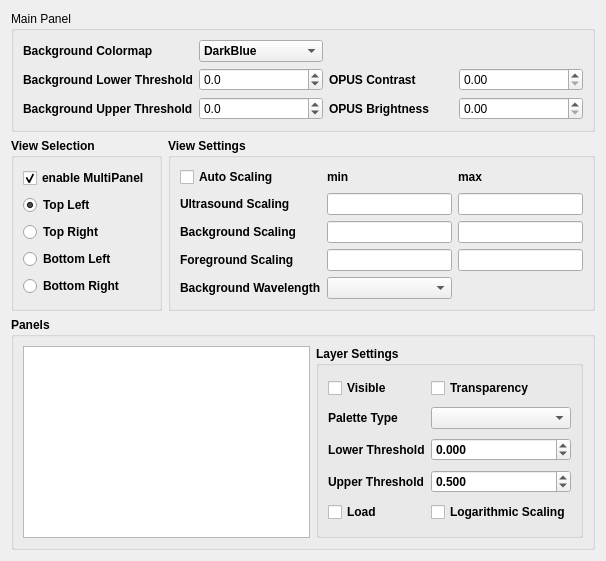
      <widget class="QWidget" name="tab_2">
       <attribute name="title">
        <string>Visualization</string>
       </attribute>
       <layout class="QGridLayout" name="gridLayout_11">
        <item row="2" column="0">
         <widget class="QGroupBox" name="groupBox_3">
          <property name="enabled">
           <bool>true</bool>
          </property>
          <property name="font">
           <font>
            <weight>75</weight>
            <bold>true</bold>
           </font>
          </property>
          <property name="title">
           <string>View Selection</string>
          </property>
          <layout class="QGridLayout" name="gridLayout_10">
           <item row="1" column="0">
            <widget class="QRadioButton" name="view1Button">
             <property name="enabled">
              <bool>true</bool>
             </property>
             <property name="font">
              <font>
               <weight>75</weight>
               <bold>true</bold>
              </font>
             </property>
             <property name="text">
              <string>Top Left</string>
             </property>
             <property name="checked">
              <bool>true</bool>
             </property>
             <attribute name="buttonGroup">
              <string notr="true">buttonGroup</string>
             </attribute>
            </widget>
           </item>
           <item row="3" column="0">
            <widget class="QRadioButton" name="view3Button">
             <property name="font">
              <font>
               <weight>75</weight>
               <bold>true</bold>
              </font>
             </property>
             <property name="text">
              <string>Bottom Left</string>
             </property>
             <attribute name="buttonGroup">
              <string notr="true">buttonGroup</string>
             </attribute>
            </widget>
           </item>
           <item row="2" column="0">
            <widget class="QRadioButton" name="view2Button">
             <property name="font">
              <font>
               <weight>75</weight>
               <bold>true</bold>
              </font>
             </property>
             <property name="text">
              <string>Top Right</string>
             </property>
             <attribute name="buttonGroup">
              <string notr="true">buttonGroup</string>
             </attribute>
            </widget>
           </item>
           <item row="4" column="0">
            <widget class="QRadioButton" name="view4Button">
             <property name="font">
              <font>
               <weight>75</weight>
               <bold>true</bold>
              </font>
             </property>
             <property name="text">
              <string>Bottom Right</string>
             </property>
             <attribute name="buttonGroup">
              <string notr="true">buttonGroup</string>
             </attribute>
            </widget>
           </item>
           <item row="0" column="0">
            <widget class="QCheckBox" name="enableMultiPanel">
             <property name="enabled">
              <bool>true</bool>
             </property>
             <property name="font">
              <font>
               <weight>75</weight>
               <bold>true</bold>
              </font>
             </property>
             <property name="text">
              <string>enable MultiPanel</string>
             </property>
             <property name="checked">
              <bool>true</bool>
             </property>
            </widget>
           </item>
          </layout>
         </widget>
        </item>
        <item row="2" column="1">
         <widget class="QGroupBox" name="groupBox">
          <property name="enabled">
           <bool>true</bool>
          </property>
          <property name="font">
           <font>
            <weight>75</weight>
            <bold>true</bold>
           </font>
          </property>
          <property name="title">
           <string>View Settings</string>
          </property>
          <layout class="QGridLayout" name="gridLayout_9">
           <item row="0" column="1">
            <widget class="QLabel" name="label_8">
             <property name="font">
              <font>
               <weight>75</weight>
               <bold>true</bold>
              </font>
             </property>
             <property name="text">
              <string>min</string>
             </property>
            </widget>
           </item>
           <item row="1" column="0">
            <widget class="QLabel" name="label_7">
             <property name="font">
              <font>
               <weight>75</weight>
               <bold>true</bold>
              </font>
             </property>
             <property name="text">
              <string>Ultrasound Scaling</string>
             </property>
            </widget>
           </item>
           <item row="0" column="0">
            <widget class="QCheckBox" name="autoScalingCheck">
             <property name="font">
              <font>
               <weight>75</weight>
               <bold>true</bold>
              </font>
             </property>
             <property name="text">
              <string>Auto Scaling</string>
             </property>
            </widget>
           </item>
           <item row="2" column="0">
            <widget class="QLabel" name="label_10">
             <property name="font">
              <font>
               <weight>75</weight>
               <bold>true</bold>
              </font>
             </property>
             <property name="text">
              <string>Background Scaling</string>
             </property>
            </widget>
           </item>
           <item row="2" column="2">
            <widget class="QLineEdit" name="bgmax">
             <property name="toolTip">
              <string>&lt;html&gt;&lt;head/&gt;&lt;body&gt;&lt;p&gt;&lt;span style=&quot; font-family:'Verdana,sans-serif'; font-size:12px; font-style:italic; color:#333333; background-color:#ffffdd;&quot;&gt;-1 = Minimum of Image&lt;/span&gt;&lt;/p&gt;&lt;p&gt;&lt;span style=&quot; font-family:'Verdana,sans-serif'; font-size:12px; font-style:italic; color:#333333; background-color:#ffffdd;&quot;&gt;1 = Maximum of Image&lt;/span&gt;&lt;/p&gt;&lt;p&gt;&lt;span style=&quot; font-family:'Verdana,sans-serif'; font-size:12px; font-style:italic; color:#333333; background-color:#ffffdd;&quot;&gt;0 = Scale from Zero,&lt;/span&gt;&lt;/p&gt;&lt;p&gt;&lt;span style=&quot; font-family:'Verdana,sans-serif'; font-size:12px; font-style:italic; color:#333333; background-color:#ffffdd;&quot;&gt;decimal value = Histogram Threshold&lt;/span&gt;&lt;/p&gt;&lt;/body&gt;&lt;/html&gt;</string>
             </property>
            </widget>
           </item>
           <item row="2" column="1">
            <widget class="QLineEdit" name="bgmin">
             <property name="toolTip">
              <string>&lt;html&gt;&lt;head/&gt;&lt;body&gt;&lt;p&gt;&lt;span style=&quot; font-family:'Verdana,sans-serif'; font-size:12px; font-style:italic; color:#333333; background-color:#ffffdd;&quot;&gt;-1 = Minimum of Image&lt;/span&gt;&lt;/p&gt;&lt;p&gt;&lt;span style=&quot; font-family:'Verdana,sans-serif'; font-size:12px; font-style:italic; color:#333333; background-color:#ffffdd;&quot;&gt;1 = Maximum of Image&lt;/span&gt;&lt;/p&gt;&lt;p&gt;&lt;span style=&quot; font-family:'Verdana,sans-serif'; font-size:12px; font-style:italic; color:#333333; background-color:#ffffdd;&quot;&gt;0 = Scale from Zero,&lt;/span&gt;&lt;/p&gt;&lt;p&gt;&lt;span style=&quot; font-family:'Verdana,sans-serif'; font-size:12px; font-style:italic; color:#333333; background-color:#ffffdd;&quot;&gt;decimal value = Histogram Threshold&lt;/span&gt;&lt;/p&gt;&lt;/body&gt;&lt;/html&gt;</string>
             </property>
            </widget>
           </item>
           <item row="3" column="1">
            <widget class="QLineEdit" name="fgmin">
             <property name="toolTip">
              <string>&lt;html&gt;&lt;head/&gt;&lt;body&gt;&lt;p&gt;&lt;span style=&quot; font-family:'Verdana,sans-serif'; font-size:12px; font-style:italic; color:#333333; background-color:#ffffdd;&quot;&gt;-1 = Minimum of Image&lt;/span&gt;&lt;/p&gt;&lt;p&gt;&lt;span style=&quot; font-family:'Verdana,sans-serif'; font-size:12px; font-style:italic; color:#333333; background-color:#ffffdd;&quot;&gt;1 = Maximum of Image&lt;/span&gt;&lt;/p&gt;&lt;p&gt;&lt;span style=&quot; font-family:'Verdana,sans-serif'; font-size:12px; font-style:italic; color:#333333; background-color:#ffffdd;&quot;&gt;0 = Scale from Zero,&lt;/span&gt;&lt;/p&gt;&lt;p&gt;&lt;span style=&quot; font-family:'Verdana,sans-serif'; font-size:12px; font-style:italic; color:#333333; background-color:#ffffdd;&quot;&gt;decimal value = Histogram Threshold&lt;/span&gt;&lt;/p&gt;&lt;/body&gt;&lt;/html&gt;</string>
             </property>
            </widget>
           </item>
           <item row="3" column="0">
            <widget class="QLabel" name="label_11">
             <property name="font">
              <font>
               <weight>75</weight>
               <bold>true</bold>
              </font>
             </property>
             <property name="text">
              <string>Foreground Scaling</string>
             </property>
            </widget>
           </item>
           <item row="3" column="2">
            <widget class="QLineEdit" name="fgmax">
             <property name="toolTip">
              <string>&lt;html&gt;&lt;head/&gt;&lt;body&gt;&lt;p&gt;&lt;span style=&quot; font-family:'Verdana,sans-serif'; font-size:12px; font-style:italic; color:#333333; background-color:#ffffdd;&quot;&gt;-1 = Minimum of Image&lt;/span&gt;&lt;/p&gt;&lt;p&gt;&lt;span style=&quot; font-family:'Verdana,sans-serif'; font-size:12px; font-style:italic; color:#333333; background-color:#ffffdd;&quot;&gt;1 = Maximum of Image&lt;/span&gt;&lt;/p&gt;&lt;p&gt;&lt;span style=&quot; font-family:'Verdana,sans-serif'; font-size:12px; font-style:italic; color:#333333; background-color:#ffffdd;&quot;&gt;0 = Scale from Zero,&lt;/span&gt;&lt;/p&gt;&lt;p&gt;&lt;span style=&quot; font-family:'Verdana,sans-serif'; font-size:12px; font-style:italic; color:#333333; background-color:#ffffdd;&quot;&gt;decimal value = Histogram Threshold&lt;/span&gt;&lt;/p&gt;&lt;/body&gt;&lt;/html&gt;</string>
             </property>
            </widget>
           </item>
           <item row="1" column="2">
            <widget class="QLineEdit" name="usmax">
             <property name="toolTip">
              <string>&lt;html&gt;&lt;head/&gt;&lt;body&gt;&lt;p&gt;&lt;span style=&quot; font-family:'Verdana,sans-serif'; font-size:12px; font-style:italic; color:#333333; background-color:#ffffdd;&quot;&gt;-1 = Minimum of Image&lt;/span&gt;&lt;/p&gt;&lt;p&gt;&lt;span style=&quot; font-family:'Verdana,sans-serif'; font-size:12px; font-style:italic; color:#333333; background-color:#ffffdd;&quot;&gt;1 = Maximum of Image&lt;/span&gt;&lt;/p&gt;&lt;p&gt;&lt;span style=&quot; font-family:'Verdana,sans-serif'; font-size:12px; font-style:italic; color:#333333; background-color:#ffffdd;&quot;&gt;0 = Scale from Zero,&lt;/span&gt;&lt;/p&gt;&lt;p&gt;&lt;span style=&quot; font-family:'Verdana,sans-serif'; font-size:12px; font-style:italic; color:#333333; background-color:#ffffdd;&quot;&gt;decimal value = Histogram Threshold&lt;/span&gt;&lt;/p&gt;&lt;p&gt;&lt;br/&gt;&lt;/p&gt;&lt;/body&gt;&lt;/html&gt;</string>
             </property>
            </widget>
           </item>
           <item row="1" column="1">
            <widget class="QLineEdit" name="usmin">
             <property name="toolTip">
              <string>&lt;html&gt;&lt;head/&gt;&lt;body&gt;&lt;p&gt;&lt;span style=&quot; font-family:'Verdana,sans-serif'; font-size:12px; font-style:italic; color:#333333; background-color:#ffffdd;&quot;&gt;-1 = Minimum of Image&lt;/span&gt;&lt;/p&gt;&lt;p&gt;&lt;span style=&quot; font-family:'Verdana,sans-serif'; font-size:12px; font-style:italic; color:#333333; background-color:#ffffdd;&quot;&gt;1 = Maximum of Image&lt;/span&gt;&lt;/p&gt;&lt;p&gt;&lt;span style=&quot; font-family:'Verdana,sans-serif'; font-size:12px; font-style:italic; color:#333333; background-color:#ffffdd;&quot;&gt;0 = Scale from Zero,&lt;/span&gt;&lt;/p&gt;&lt;p&gt;&lt;span style=&quot; font-family:'Verdana,sans-serif'; font-size:12px; font-style:italic; color:#333333; background-color:#ffffdd;&quot;&gt;decimal value = Histogram Threshold&lt;/span&gt;&lt;/p&gt;&lt;/body&gt;&lt;/html&gt;</string>
             </property>
            </widget>
           </item>
           <item row="0" column="2">
            <widget class="QLabel" name="label_9">
             <property name="font">
              <font>
               <weight>75</weight>
               <bold>true</bold>
              </font>
             </property>
             <property name="text">
              <string>max</string>
             </property>
            </widget>
           </item>
           <item row="4" column="0">
            <widget class="QLabel" name="bgwllabel">
             <property name="font">
              <font>
               <weight>75</weight>
               <bold>true</bold>
              </font>
             </property>
             <property name="text">
              <string>Background Wavelength</string>
             </property>
            </widget>
           </item>
           <item row="4" column="1">
            <widget class="QComboBox" name="bgWavelength">
             <property name="enabled">
              <bool>true</bool>
             </property>
             <property name="toolTip">
              <string>&lt;html&gt;&lt;head/&gt;&lt;body&gt;&lt;p&gt;&lt;br/&gt;&lt;/p&gt;&lt;/body&gt;&lt;/html&gt;</string>
             </property>
             <property name="insertPolicy">
              <enum>QComboBox::InsertAlphabetically</enum>
             </property>
            </widget>
           </item>
          </layout>
         </widget>
        </item>
        <item row="3" column="0" colspan="2">
         <widget class="QGroupBox" name="groupBox_4">
          <property name="font">
           <font>
            <weight>75</weight>
            <bold>true</bold>
           </font>
          </property>
          <property name="title">
           <string>Panels</string>
          </property>
          <layout class="QGridLayout" name="gridLayout_6">
           <item row="0" column="0">
            <widget class="QListWidget" name="viewSpectraList">
             <property name="sortingEnabled">
              <bool>true</bool>
             </property>
            </widget>
           </item>
           <item row="0" column="1">
            <widget class="QGroupBox" name="groupBox_2">
             <property name="font">
              <font>
               <weight>75</weight>
               <bold>true</bold>
              </font>
             </property>
             <property name="title">
              <string>Layer Settings</string>
             </property>
             <layout class="QGridLayout" name="gridLayout_3">
              <item row="1" column="0">
               <widget class="QLabel" name="label_6">
                <property name="font">
                 <font>
                  <weight>75</weight>
                  <bold>true</bold>
                 </font>
                </property>
                <property name="text">
                 <string>Palette Type</string>
                </property>
               </widget>
              </item>
              <item row="1" column="2">
               <widget class="QComboBox" name="paletteType">
                <property name="font">
                 <font>
                  <weight>75</weight>
                  <bold>true</bold>
                 </font>
                </property>
               </widget>
              </item>
              <item row="0" column="2">
               <widget class="QCheckBox" name="transparentCheck">
                <property name="font">
                 <font>
                  <weight>75</weight>
                  <bold>true</bold>
                 </font>
                </property>
                <property name="text">
                 <string>Transparency</string>
                </property>
               </widget>
              </item>
              <item row="2" column="2">
               <widget class="QDoubleSpinBox" name="minBox">
                <property name="font">
                 <font>
                  <weight>75</weight>
                  <bold>true</bold>
                 </font>
                </property>
                <property name="focusPolicy">
                 <enum>Qt::StrongFocus</enum>
                </property>
                <property name="locale">
                 <locale language="English" country="UnitedStates"/>
                </property>
                <property name="decimals">
                 <number>3</number>
                </property>
                <property name="minimum">
                 <double>-5000000.000000000000000</double>
                </property>
                <property name="maximum">
                 <double>50000000.000000000000000</double>
                </property>
               </widget>
              </item>
              <item row="2" column="0" colspan="2">
               <widget class="QLabel" name="minLabel">
                <property name="font">
                 <font>
                  <weight>75</weight>
                  <bold>true</bold>
                 </font>
                </property>
                <property name="text">
                 <string>Lower Threshold</string>
                </property>
               </widget>
              </item>
              <item row="3" column="0" colspan="2">
               <widget class="QLabel" name="maxLabel">
                <property name="font">
                 <font>
                  <weight>75</weight>
                  <bold>true</bold>
                 </font>
                </property>
                <property name="text">
                 <string>Upper Threshold</string>
                </property>
               </widget>
              </item>
              <item row="3" column="2">
               <widget class="QDoubleSpinBox" name="maxBox">
                <property name="font">
                 <font>
                  <weight>75</weight>
                  <bold>true</bold>
                 </font>
                </property>
                <property name="focusPolicy">
                 <enum>Qt::StrongFocus</enum>
                </property>
                <property name="locale">
                 <locale language="English" country="UnitedStates"/>
                </property>
                <property name="prefix">
                 <string/>
                </property>
                <property name="decimals">
                 <number>3</number>
                </property>
                <property name="minimum">
                 <double>-5000000.000000000000000</double>
                </property>
                <property name="maximum">
                 <double>500000.989999999990687</double>
                </property>
                <property name="value">
                 <double>0.500000000000000</double>
                </property>
               </widget>
              </item>
              <item row="0" column="0">
               <widget class="QCheckBox" name="visibleCheck">
                <property name="font">
                 <font>
                  <weight>75</weight>
                  <bold>true</bold>
                 </font>
                </property>
                <property name="text">
                 <string>Visible</string>
                </property>
               </widget>
              </item>
              <item row="4" column="2">
               <widget class="QCheckBox" name="logarithmicScalingCheck">
                <property name="font">
                 <font>
                  <weight>75</weight>
                  <bold>true</bold>
                 </font>
                </property>
                <property name="text">
                 <string>Logarithmic Scaling</string>
                </property>
               </widget>
              </item>
              <item row="4" column="0">
               <widget class="QCheckBox" name="loadCheck">
                <property name="font">
                 <font>
                  <weight>75</weight>
                  <bold>true</bold>
                 </font>
                </property>
                <property name="text">
                 <string>Load</string>
                </property>
               </widget>
              </item>
             </layout>
            </widget>
           </item>
          </layout>
         </widget>
        </item>
        <item row="0" column="0" colspan="2">
         <widget class="QGroupBox" name="groupBox_11">
          <property name="title">
           <string>Main Panel</string>
          </property>
          <layout class="QGridLayout" name="gridLayout_15">
           <item row="0" column="1">
            <widget class="QComboBox" name="mainPanelPaletteType">
             <property name="font">
              <font>
               <weight>75</weight>
               <bold>true</bold>
              </font>
             </property>
             <item>
              <property name="text">
               <string>DarkBlue</string>
              </property>
             </item>
             <item>
              <property name="text">
               <string>Bone</string>
              </property>
             </item>
             <item>
              <property name="text">
               <string>Contrast</string>
              </property>
             </item>
             <item>
              <property name="text">
               <string>Cyan</string>
              </property>
             </item>
             <item>
              <property name="text">
               <string>Gray</string>
              </property>
             </item>
             <item>
              <property name="text">
               <string>DarkGreen</string>
              </property>
             </item>
             <item>
              <property name="text">
               <string>Hot</string>
              </property>
             </item>
             <item>
              <property name="text">
               <string>Hue</string>
              </property>
             </item>
             <item>
              <property name="text">
               <string>Jet</string>
              </property>
             </item>
             <item>
              <property name="text">
               <string>LightBlue</string>
              </property>
             </item>
             <item>
              <property name="text">
               <string>LightGreen</string>
              </property>
             </item>
             <item>
              <property name="text">
               <string>LightRed</string>
              </property>
             </item>
             <item>
              <property name="text">
               <string>Magenta</string>
              </property>
             </item>
             <item>
              <property name="text">
               <string>DarkRed</string>
              </property>
             </item>
             <item>
              <property name="text">
               <string>RdBuBl</string>
              </property>
             </item>
             <item>
              <property name="text">
               <string>UnionJack</string>
              </property>
             </item>
             <item>
              <property name="text">
               <string>Yellow</string>
              </property>
             </item>
            </widget>
           </item>
           <item row="2" column="0">
            <widget class="QLabel" name="label_22">
             <property name="font">
              <font>
               <weight>75</weight>
               <bold>true</bold>
              </font>
             </property>
             <property name="text">
              <string>Background Upper Threshold</string>
             </property>
            </widget>
           </item>
           <item row="1" column="0">
            <widget class="QLabel" name="label_21">
             <property name="font">
              <font>
               <weight>75</weight>
               <bold>true</bold>
              </font>
             </property>
             <property name="text">
              <string>Background Lower Threshold</string>
             </property>
            </widget>
           </item>
           <item row="1" column="1">
            <widget class="QDoubleSpinBox" name="mainPanelLowerThresholdDoubleSpinBox">
             <property name="decimals">
              <number>1</number>
             </property>
             <property name="minimum">
              <double>-2000.000000000000000</double>
             </property>
             <property name="maximum">
              <double>2000.000000000000000</double>
             </property>
            </widget>
           </item>
           <item row="0" column="0">
            <widget class="QLabel" name="label_18">
             <property name="font">
              <font>
               <weight>75</weight>
               <bold>true</bold>
              </font>
             </property>
             <property name="text">
              <string>Background Colormap</string>
             </property>
            </widget>
           </item>
           <item row="2" column="1">
            <widget class="QDoubleSpinBox" name="mainPanelUpperThresholdDoubleSpinBox">
             <property name="decimals">
              <number>1</number>
             </property>
             <property name="minimum">
              <double>-2000.000000000000000</double>
             </property>
             <property name="maximum">
              <double>2000.000000000000000</double>
             </property>
             <property name="value">
              <double>0.000000000000000</double>
             </property>
            </widget>
           </item>
           <item row="1" column="2">
            <widget class="QLabel" name="label_19">
             <property name="font">
              <font>
               <weight>75</weight>
               <bold>true</bold>
              </font>
             </property>
             <property name="text">
              <string>OPUS Contrast</string>
             </property>
            </widget>
           </item>
           <item row="1" column="3">
            <widget class="QDoubleSpinBox" name="mainPanelOPUSBrightnessDoubleSpinBox"/>
           </item>
           <item row="2" column="2">
            <widget class="QLabel" name="label_20">
             <property name="font">
              <font>
               <weight>75</weight>
               <bold>true</bold>
              </font>
             </property>
             <property name="text">
              <string>OPUS Brightness</string>
             </property>
            </widget>
           </item>
           <item row="2" column="3">
            <widget class="QDoubleSpinBox" name="mainPanelOPUSContrastDoubleSpinBox"/>
           </item>
          </layout>
         </widget>
        </item>
       </layout>
      </widget>
